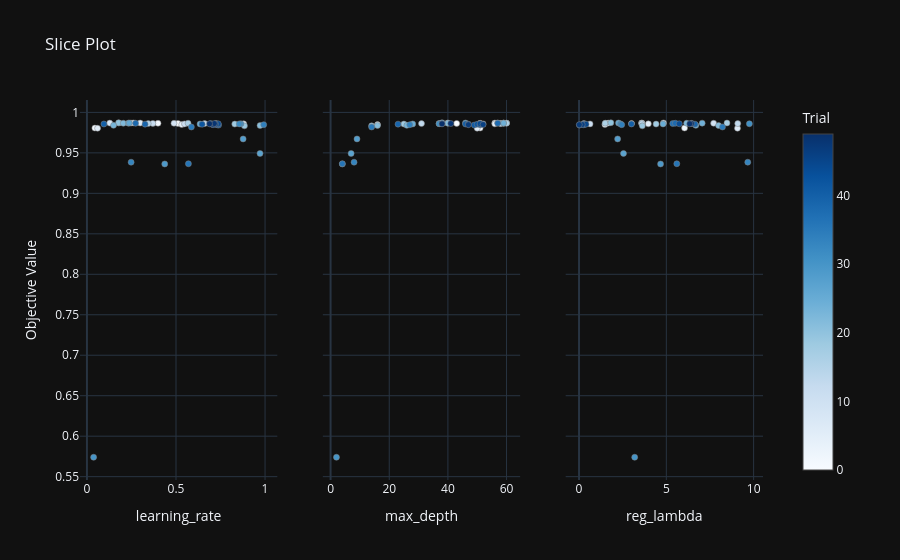

The cell this chart's notebook holds for it:
### Code cell
vis.plot_slice(study, params=['max_depth', 'learning_rate', 'reg_lambda'])
